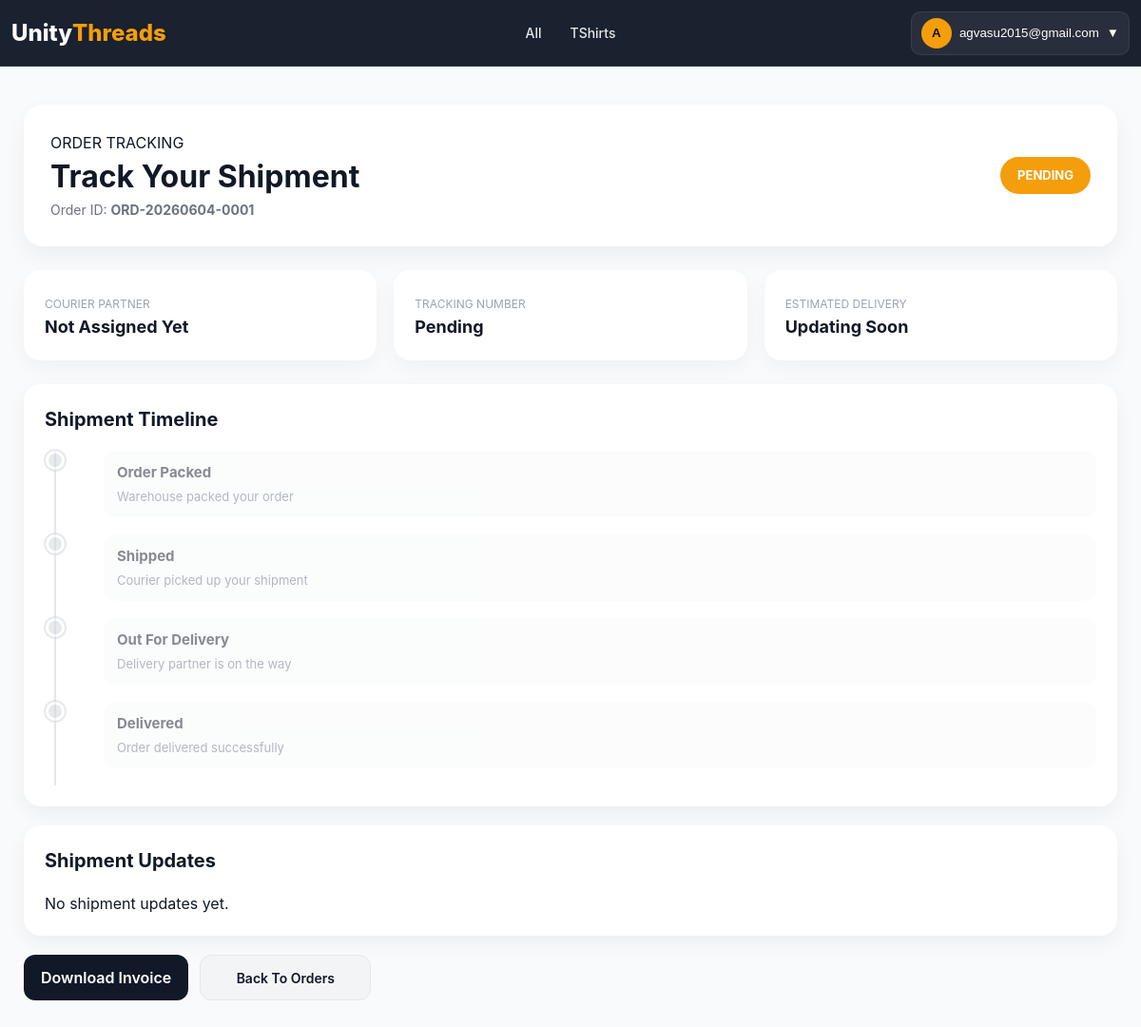
The app's page /orders/track/ORD-20260604-0001/ (signed in) with its own data.
### products/models.py (models this page shows, shortened)
class BaseModel(models.Model):
    created_at = models.DateTimeField(
        auto_now_add=True
    )
    updated_at = models.DateTimeField(
        auto_now=True
    )
    class Meta:
        abstract = True

class Category(BaseModel):
    name = models.CharField(
        max_length=100,
        unique=True
    )
    slug = models.SlugField(
        unique=True,
        blank=True
    )
    image = models.ImageField(
        upload_to='categories/',
        blank=True,
        null=True
    )
    is_active = models.BooleanField(default=True)
    class Meta:
        verbose_name_plural = "Categories"
        ordering = ['name']
        indexes = [
            models.Index(fields=['slug']),
            models.Index(fields=['is_active']),
        ]

### accounts/models.py (models this page shows, shortened)
class User(AbstractUser):
    username = None
    email = models.EmailField(
        unique=True
    )
    phone = models.CharField(
        max_length=10,
        unique=True
    )
    full_name = models.CharField(
        max_length=150
    )
    is_email_verified = models.BooleanField(
        default=False
    )
    USERNAME_FIELD = "email"
    REQUIRED_FIELDS = ["phone"]
    objects = UserManager()

### orders/models.py (models this page shows, shortened)
class Order(models.Model):
    user = models.ForeignKey(settings.AUTH_USER_MODEL, on_delete=models.CASCADE, related_name="orders")
    order_id = models.CharField(max_length=20, unique=True)
    payment_method = models.CharField(max_length=20, choices=PaymentMethod.choices, default=PaymentMethod.COD)
    payment_status = models.CharField(max_length=20, choices=PaymentStatus.choices, default=PaymentStatus.PENDING)
    status = models.CharField(max_length=30, choices=OrderStatus.choices, default=OrderStatus.PENDING)
    shipping_status = models.CharField(max_length=30, choices=ShippingStatus.choices, default=ShippingStatus.PENDING)
    subtotal = models.DecimalField(max_digits=10, decimal_places=2, default=Decimal("0.00"))
    shipping_charge = models.DecimalField(max_digits=10, decimal_places=2, default=Decimal("0.00"))
    discount = models.DecimalField(max_digits=10, decimal_places=2, default=Decimal("0.00"))
    total = models.DecimalField(max_digits=10, decimal_places=2, default=Decimal("0.00"))
    courier_partner = models.CharField(max_length=100, blank=True, null=True)
    tracking_number = models.CharField(max_length=100, blank=True, null=True)
    estimated_delivery = models.DateField(blank=True, null=True)
    shipped_at = models.DateTimeField(blank=True, null=True)
    delivered_at = models.DateTimeField(blank=True, null=True)
    created_at = models.DateTimeField(auto_now_add=True)
    updated_at = models.DateTimeField(auto_now=True)
    refund_status = models.CharField(
        max_length=20,
        choices=[
            ("NOT_REQUESTED", "Not Requested"),
            ("REQUESTED", "Requested"),
            ("APPROVED", "Approved"),
            ("COMPLETED", "Completed"),
            ("REJECTED", "Rejected"),
        ],
        default="NOT_REQUESTED"
    )
    refund_method = models.CharField(
        max_length=20,
        choices=[
            ("UPI", "UPI"),
            ("BANK", "Bank Transfer"),
            ("WALLET", "Wallet"),
            ("CASH", "Cash Adjustment"),
        ],
        blank=True,
        null=True
    )
    refund_reference = models.CharField(
        max_length=100,
        blank=True,
        null=True
    )
    refunded_at = models.DateTimeField(
        blank=True,
        null=True
    )
    from django.utils import timezone

### orders/views.py (the view)
def track_order(request, order_id):
    order = get_object_or_404(
        Order,
        order_id=order_id,
        user=request.user
    )
    tracking_url = None
    if order.courier_partner == "Delhivery":
        tracking_url = (
            f"https://www.delhivery.com/track/package/{order.tracking_number}"
        )
    elif order.courier_partner == "Shiprocket":
        tracking_url = (
            f"https://shiprocket.co/tracking/{order.tracking_number}"
        )
    return render(request, "orders/track_order.html", {
        "order": order,
        "tracking_url": tracking_url
    })

### home/context_processors.py (called while the page is built)
def global_data(request):
    return {
        "categories": Category.objects.all()
    }

### orders/templates/orders/track_order.html (shortened to what this page needs)
{% load static %}
<!DOCTYPE html>
<html lang="en">
<head>
    <link rel="stylesheet"
          href="{% static 'orders/css/track_order.css' %}">
</head>
<body>
{% include 'partials/navbar.html' %}
<div class="tracking-page">
    <div class="tracking-wrapper">
        {% if order.status == "CANCELLED" %}
        <div class="cancelled-card">
            <div class="cancel-icon">
                ❌
            </div>
            <h1>
                Order Cancelled
            </h1>
            <p class="cancel-text">
                Your order
                <strong>
                    {{ order.order_id }}
                </strong>
                has been cancelled successfully.
            </p>
            <p class="refund-text">
                If payment was completed,
                refund will be processed shortly.
            </p>
            <div class="cancel-actions">
                <a href="{% url 'product_list' %}"
                   class="shop-btn">
                    Continue Shopping
                </a>
                <a href="{% url 'order_history' %}"
                   class="back-btn">
                    Back To Orders
                </a>
            </div>
        </div>
        {% else %}
        <div class="tracking-header">
            <div>
                <p class="mini-title">
                    ORDER TRACKING
                </p>
                <h1>
                    Track Your Shipment
                </h1>
                <p class="sub-text">
                    Order ID:
                    <strong>
                        {{ order.order_id }}
                    </strong>
                </p>
            </div>
            <div class="status-badge
                {% if order.shipping_status == 'DELIVERED' %}
                    delivered
                {% elif order.shipping_status == 'SHIPPED' %}
                    shipped
                {% elif order.shipping_status == 'OUT_FOR_DELIVERY' %}
                    out
                {% else %}
                    pending
                {% endif %}
            ">
                {{ order.shipping_status }}
            </div>
        </div>
        <div class="info-grid">
            <div class="info-card">
                <span>
                    Courier Partner
                </span>
                <h3 id="courierPartner">
                    {{ order.courier_partner|default:"Not Assigned Yet" }}
                </h3>
            </div>
            <div class="info-card">
                <span>
                    Tracking Number
                </span>
                <h3 id="trackingNumber">
                    {{ order.tracking_number|default:"Pending" }}
                </h3>
            </div>
            <div class="info-card">
                <span>
                    Estimated Delivery
                </span>
                <h3 id="estimatedDelivery">
                    {{ order.estimated_delivery|default:"Updating Soon" }}
                </h3>
            </div>
        </div>
        <div class="timeline-card">
            <h2>
                Shipment Timeline
            </h2>
            <div class="timeline">
                <div class="timeline-item
                ">
                    <div class="timeline-dot"></div>
                    <div class="timeline-content">
                        <h4>
                            Order Packed
                        </h4>
                        <p>
                            Warehouse packed your order
                        </p>
                    </div>
                </div>
                <div class="timeline-item
                ">
                    <div class="timeline-dot"></div>
                    <div class="timeline-content">
                        <h4>
                            Shipped
                        </h4>
                        <p>
                            Courier picked up your shipment
                        </p>
                    </div>
                </div>
                <div class="timeline-item
                ">
                    <div class="timeline-dot"></div>
                    <div class="timeline-content">
                        <h4>
                            Out For Delivery
                        </h4>
                        <p>
                            Delivery partner is on the way
                        </p>
                    </div>
                </div>
                <div class="timeline-item
                ">
                    <div class="timeline-dot"></div>
                    <div class="timeline-content">
                        <h4>
                            Delivered
                        </h4>
                        <p>
                            Order delivered successfully
                        </p>
                    </div>
                </div>
            </div>
        </div>
        <div class="activity-card">
            <h2>
                Shipment Updates
            </h2>
            {% for event in order.events.all %}
            <div class="activity-item">
                <div class="activity-dot"></div>
                <div class="activity-content">
                    <h4>
                        {{ event.status }}
                    </h4>
                    <p>
                        {{ event.message }}
                    </p>
                    <span>
                        {{ event.created_at }}
                    </span>
                </div>
            </div>
            {% empty %}
            <p class="empty-text">
                No shipment updates yet.
            </p>
            {% endfor %}
        </div>
        <div class="action-buttons">
            <a href="{% url 'download_invoice' order.order_id %}"
               class="invoice-btn">
                Download Invoice
            </a>
            <a href="{% url 'order_history' %}"
               class="back-btn">
                Back To Orders
            </a>
        </div>
        {% endif %}
    </div>
</div>
</body>
</html>

### home/templates/partials/navbar.html (shortened to what this page needs)
{% load static %}
<link rel="stylesheet" href="{% static 'home/css/navbar.css' %}">
<header class="header" id="header">
    <a href="/" class="logo">
        Unity<span>Threads</span>
    </a>
      <nav class="nav" id="nav">
    <a href="{% url 'product_list' %}">All</a>
    {% for category in categories %}
        <a href="{% url 'product_list' %}?category={{ category.slug }}">
            {{ category.name }}
        </a>
    {% endfor %}
</nav>
    <div class="nav-actions">
        {% if request.user.is_authenticated %}
        <div class="account-dropdown" id="accountWrapper">
            <button class="account-btn" id="accountBtn" type="button">
                <span class="account-avatar">
                    {{ request.user.full_name|default:request.user.email|first|upper }}
                </span>
                <span class="account-name">
                    {{ request.user.full_name|default:request.user.email }}
                </span>
                <span class="dropdown-icon">▼</span>
            </button>
        </div>
        {% endif %}
    </div>
</header>

### orders/static/orders/css/track_order.css (style rules this page uses)
* { margin: 0; padding: 0; box-sizing: border-box; }
body { font-family: Arial, sans-serif; background: #f3f4f6; color: #111827; line-height: 1.5; padding-top: 70px; }
.tracking-page { padding: 40px 20px; }
.tracking-wrapper { max-width: 1150px; margin: auto; }
.tracking-header { background: #fff; border-radius: 20px; padding: 28px; display: flex; justify-content: space-between; align-items: center; gap: 20px; flex-wrap: wrap; margin-bottom: 25px; box-shadow: 0 10px 25px rgba(0,0,0,0.05); }
.tracking-header h1 { font-size: 32px; color: #111827; }
.sub-text { color: #6b7280; font-size: 14px; }
.status-badge { padding: 10px 18px; border-radius: 30px; font-size: 13px; font-weight: 700; color: #fff; text-transform: uppercase; }
.status-badge.pending { background: #f59e0b; }
.info-grid { display: grid; grid-template-columns: repeat(3, 1fr); gap: 18px; margin-bottom: 25px; }
.info-card { background: #fff; border-radius: 18px; padding: 22px; box-shadow: 0 8px 20px rgba(0,0,0,0.04); }
.info-card span { font-size: 12px; color: #9ca3af; text-transform: uppercase; }
.info-card h3 { font-size: 18px; }
.timeline-card, .activity-card { background: #fff; border-radius: 18px; padding: 22px; margin-bottom: 20px; box-shadow: 0 8px 20px rgba(0,0,0,0.05); }
.timeline-card h2, .activity-card h2 { font-size: 20px; margin-bottom: 18px; }
.timeline { position: relative; padding-left: 28px; }
.timeline::before { content: ""; position: absolute; left: 10px; top: 0; width: 2px; height: 100%; background: #e5e7eb; border-radius: 10px; }
.timeline-item { position: relative; display: flex; gap: 14px; padding-bottom: 18px; opacity: 0.5; transition: 0.25s ease; }
.timeline-dot { width: 20px; height: 20px; border-radius: 50%; background: #d1d5db; border: 3px solid #fff; box-shadow: 0 0 0 2px #d1d5db; flex-shrink: 0; position: relative; left: -27px; }
.timeline-content { background: #f9fafb; padding: 12px 14px; border-radius: 12px; width: 100%; }
.timeline-content h4 { font-size: 15px; margin-bottom: 4px; }
.timeline-content p { font-size: 13px; color: #6b7280; }
.action-buttons { display: flex; gap: 12px; flex-wrap: wrap; }
.track-btn, .invoice-btn, .back-btn, .shop-btn { padding: 12px 18px; border-radius: 12px; font-weight: 600; text-decoration: none; }
.invoice-btn { background: #111827; color: #fff; }
.back-btn { background: #fff; border: 1px solid #d1d5db; color: #111827; }
.shop-btn, .back-btn { display: inline-flex; align-items: center; justify-content: center; padding: 12px 18px; border-radius: 12px; font-size: 14px; font-weight: 600; text-decoration: none; min-width: 180px; transition: all 0.25s ease; }
.back-btn { background: #f3f4f6; color: #111827; border: 1px solid #e5e7eb; }

### home/static/home/css/navbar.css (style rules this page uses)
* { margin: 0; padding: 0; box-sizing: border-box; }
body { font-family: Inter, Arial, sans-serif; background: #f9fafb; color: #111827; }
html { scroll-behavior: smooth; }
.header { position: fixed; top: 0; left: 0; width: 100%; height: 70px; display: flex; align-items: center; background: rgba(17, 24, 39, 0.96); backdrop-filter: blur(14px); border-bottom: 1px solid rgba(255, 255, 255, 0.08); z-index: 10000; }
.logo { font-size: 24px; font-weight: 800; color: #fff; text-decoration: none; display: flex; align-items: center; padding-left: 12px; }
.logo span { color: #f59e0b; }
.nav { position: absolute; left: 50%; transform: translateX(-50%); display: flex; align-items: center; gap: 10px; }
.nav a { color: #e5e7eb; text-decoration: none; font-size: 14px; font-weight: 500; padding: 6px 10px; border-radius: 8px; transition: 0.2s ease; white-space: nowrap; }
.nav-actions { margin-left: auto; display: flex; align-items: center; gap: 10px; padding-right: 12px; }
.account-btn { display: flex; align-items: center; gap: 8px; padding: 6px 10px; background: rgba(255, 255, 255, 0.06); border: 1px solid rgba(255, 255, 255, 0.08); border-radius: 10px; color: #fff; cursor: pointer; }
.account-avatar { width: 32px; height: 32px; display: flex; align-items: center; justify-content: center; border-radius: 50%; background: #f59e0b; font-weight: 700; color: #111; }

### records on screen
Category: name "TShirts"
User: user.full_name|first "A", user.full_name "agvasu2015@gmail.com"
Order: order_id "ORD-20260604-0001", shipping_status "PENDING", courier_partner "Not Assigned Yet", tracking_number "Pending", estimated_delivery "Updating Soon"
